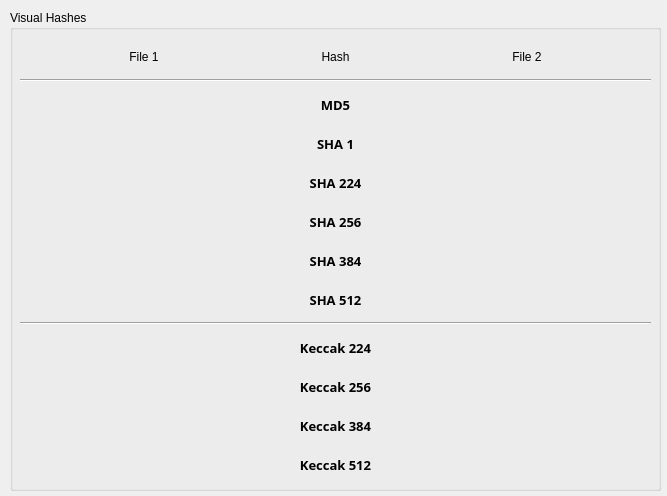
<?xml version="1.0" encoding="UTF-8"?>
<ui version="4.0">
 <class>Dialog2</class>
 <widget class="QDialog" name="Dialog2">
  <property name="geometry">
   <rect>
    <x>0</x>
    <y>0</y>
    <width>667</width>
    <height>496</height>
   </rect>
  </property>
  <property name="windowTitle">
   <string>Dialog</string>
  </property>
  <widget class="QGroupBox" name="groupBox">
   <property name="geometry">
    <rect>
     <x>10</x>
     <y>10</y>
     <width>651</width>
     <height>481</height>
    </rect>
   </property>
   <property name="title">
    <string>Visual Hashes</string>
   </property>
   <widget class="QWidget" name="">
    <property name="geometry">
     <rect>
      <x>10</x>
      <y>30</y>
      <width>631</width>
      <height>441</height>
     </rect>
    </property>
    <layout class="QGridLayout" name="gridLayout">
     <item row="0" column="3">
      <widget class="QLabel" name="label_2">
       <property name="text">
        <string>Hash</string>
       </property>
       <property name="alignment">
        <set>Qt::AlignCenter</set>
       </property>
      </widget>
     </item>
     <item row="0" column="4" colspan="2">
      <widget class="QLabel" name="label_3">
       <property name="text">
        <string>File 2</string>
       </property>
       <property name="alignment">
        <set>Qt::AlignCenter</set>
       </property>
      </widget>
     </item>
     <item row="12" column="3">
      <widget class="QLabel" name="label_35">
       <property name="font">
        <font>
         <family>Droid Sans</family>
         <pointsize>10</pointsize>
         <weight>75</weight>
         <bold>true</bold>
        </font>
       </property>
       <property name="text">
        <string>Keccak 512</string>
       </property>
       <property name="alignment">
        <set>Qt::AlignCenter</set>
       </property>
      </widget>
     </item>
     <item row="2" column="1" colspan="2">
      <widget class="QLabel" name="label_4">
       <property name="text">
        <string/>
       </property>
      </widget>
     </item>
     <item row="11" column="4" colspan="2">
      <widget class="QLabel" name="label_33">
       <property name="text">
        <string/>
       </property>
      </widget>
     </item>
     <item row="3" column="3">
      <widget class="QLabel" name="label_8">
       <property name="font">
        <font>
         <family>Droid Sans</family>
         <pointsize>10</pointsize>
         <weight>75</weight>
         <bold>true</bold>
        </font>
       </property>
       <property name="text">
        <string>SHA 1</string>
       </property>
       <property name="alignment">
        <set>Qt::AlignCenter</set>
       </property>
      </widget>
     </item>
     <item row="7" column="1" colspan="2">
      <widget class="QLabel" name="label_19">
       <property name="text">
        <string/>
       </property>
      </widget>
     </item>
     <item row="6" column="1" colspan="2">
      <widget class="QLabel" name="label_16">
       <property name="text">
        <string/>
       </property>
      </widget>
     </item>
     <item row="8" column="1" colspan="5">
      <widget class="Line" name="line_2">
       <property name="orientation">
        <enum>Qt::Horizontal</enum>
       </property>
      </widget>
     </item>
     <item row="5" column="1" colspan="2">
      <widget class="QLabel" name="label_13">
       <property name="text">
        <string/>
       </property>
      </widget>
     </item>
     <item row="11" column="1" colspan="2">
      <widget class="QLabel" name="label_31">
       <property name="text">
        <string/>
       </property>
      </widget>
     </item>
     <item row="1" column="1" colspan="5">
      <widget class="Line" name="line">
       <property name="orientation">
        <enum>Qt::Horizontal</enum>
       </property>
      </widget>
     </item>
     <item row="5" column="4" colspan="2">
      <widget class="QLabel" name="label_15">
       <property name="text">
        <string/>
       </property>
      </widget>
     </item>
     <item row="7" column="4" colspan="2">
      <widget class="QLabel" name="label_21">
       <property name="text">
        <string/>
       </property>
      </widget>
     </item>
     <item row="12" column="1" colspan="2">
      <widget class="QLabel" name="label_34">
       <property name="text">
        <string/>
       </property>
      </widget>
     </item>
     <item row="10" column="4" colspan="2">
      <widget class="QLabel" name="label_30">
       <property name="text">
        <string/>
       </property>
      </widget>
     </item>
     <item row="6" column="3">
      <widget class="QLabel" name="label_17">
       <property name="font">
        <font>
         <family>Droid Sans</family>
         <pointsize>10</pointsize>
         <weight>75</weight>
         <bold>true</bold>
        </font>
       </property>
       <property name="text">
        <string>SHA 384</string>
       </property>
       <property name="alignment">
        <set>Qt::AlignCenter</set>
       </property>
      </widget>
     </item>
     <item row="2" column="3">
      <widget class="QLabel" name="label_5">
       <property name="font">
        <font>
         <family>Droid Sans</family>
         <pointsize>10</pointsize>
         <weight>75</weight>
         <bold>true</bold>
        </font>
       </property>
       <property name="text">
        <string>MD5</string>
       </property>
       <property name="alignment">
        <set>Qt::AlignCenter</set>
       </property>
      </widget>
     </item>
     <item row="10" column="1" colspan="2">
      <widget class="QLabel" name="label_28">
       <property name="text">
        <string/>
       </property>
      </widget>
     </item>
     <item row="6" column="4" colspan="2">
      <widget class="QLabel" name="label_18">
       <property name="text">
        <string/>
       </property>
      </widget>
     </item>
     <item row="4" column="3">
      <widget class="QLabel" name="label_11">
       <property name="font">
        <font>
         <family>Droid Sans</family>
         <pointsize>10</pointsize>
         <weight>75</weight>
         <bold>true</bold>
        </font>
       </property>
       <property name="text">
        <string>SHA 224</string>
       </property>
       <property name="alignment">
        <set>Qt::AlignCenter</set>
       </property>
      </widget>
     </item>
     <item row="11" column="3">
      <widget class="QLabel" name="label_32">
       <property name="font">
        <font>
         <family>Droid Sans</family>
         <pointsize>10</pointsize>
         <weight>75</weight>
         <bold>true</bold>
        </font>
       </property>
       <property name="text">
        <string>Keccak 384</string>
       </property>
       <property name="alignment">
        <set>Qt::AlignCenter</set>
       </property>
      </widget>
     </item>
     <item row="3" column="1" colspan="2">
      <widget class="QLabel" name="label_7">
       <property name="text">
        <string/>
       </property>
      </widget>
     </item>
     <item row="10" column="3">
      <widget class="QLabel" name="label_29">
       <property name="font">
        <font>
         <family>Droid Sans</family>
         <pointsize>10</pointsize>
         <weight>75</weight>
         <bold>true</bold>
        </font>
       </property>
       <property name="text">
        <string>Keccak 256</string>
       </property>
       <property name="alignment">
        <set>Qt::AlignCenter</set>
       </property>
      </widget>
     </item>
     <item row="9" column="3">
      <widget class="QLabel" name="label_26">
       <property name="font">
        <font>
         <family>Droid Sans</family>
         <pointsize>10</pointsize>
         <weight>75</weight>
         <bold>true</bold>
        </font>
       </property>
       <property name="text">
        <string>Keccak 224</string>
       </property>
       <property name="alignment">
        <set>Qt::AlignCenter</set>
       </property>
      </widget>
     </item>
     <item row="4" column="1" colspan="2">
      <widget class="QLabel" name="label_10">
       <property name="text">
        <string/>
       </property>
      </widget>
     </item>
     <item row="7" column="3">
      <widget class="QLabel" name="label_20">
       <property name="font">
        <font>
         <family>Droid Sans</family>
         <pointsize>10</pointsize>
         <weight>75</weight>
         <bold>true</bold>
        </font>
       </property>
       <property name="text">
        <string>SHA 512</string>
       </property>
       <property name="alignment">
        <set>Qt::AlignCenter</set>
       </property>
      </widget>
     </item>
     <item row="2" column="4" colspan="2">
      <widget class="QLabel" name="label_6">
       <property name="text">
        <string/>
       </property>
      </widget>
     </item>
     <item row="9" column="1" colspan="2">
      <widget class="QLabel" name="label_25">
       <property name="text">
        <string/>
       </property>
      </widget>
     </item>
     <item row="4" column="4" colspan="2">
      <widget class="QLabel" name="label_12">
       <property name="text">
        <string/>
       </property>
      </widget>
     </item>
     <item row="12" column="4" colspan="2">
      <widget class="QLabel" name="label_36">
       <property name="text">
        <string/>
       </property>
      </widget>
     </item>
     <item row="3" column="4" colspan="2">
      <widget class="QLabel" name="label_9">
       <property name="text">
        <string/>
       </property>
      </widget>
     </item>
     <item row="0" column="1" colspan="2">
      <widget class="QLabel" name="label">
       <property name="text">
        <string>File 1</string>
       </property>
       <property name="alignment">
        <set>Qt::AlignCenter</set>
       </property>
      </widget>
     </item>
     <item row="5" column="3">
      <widget class="QLabel" name="label_14">
       <property name="font">
        <font>
         <family>Droid Sans</family>
         <pointsize>10</pointsize>
         <weight>75</weight>
         <bold>true</bold>
        </font>
       </property>
       <property name="text">
        <string>SHA 256</string>
       </property>
       <property name="alignment">
        <set>Qt::AlignCenter</set>
       </property>
      </widget>
     </item>
     <item row="9" column="4" colspan="2">
      <widget class="QLabel" name="label_27">
       <property name="text">
        <string/>
       </property>
      </widget>
     </item>
    </layout>
   </widget>
  </widget>
 </widget>
 <resources/>
 <connections/>
</ui>
